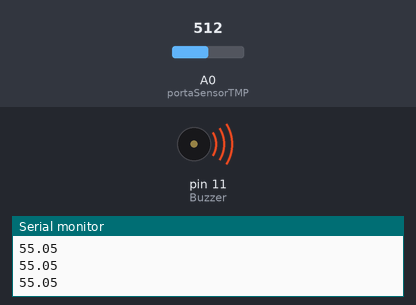
This sketch was run on a simulated Arduino Uno, built with avr-gcc and run on an emulated ATmega328P. On the bench: buzzer (waves = sounding), the last lines printed to the serial monitor. Inputs (shaded band) come from the test bench; at power-on: A0 (portaSensorTMP) = 512.

Above: at 1.2 s.
1.3 s: A0 (portaSensorTMP) set to 246
2.8 s: A0 (portaSensorTMP) set to 221
At 3.3 s:
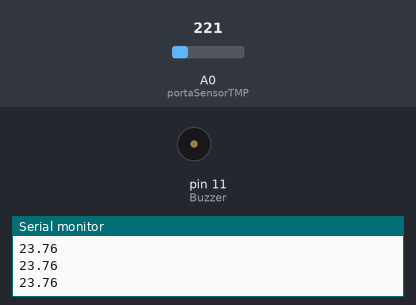
4.3 s: A0 (portaSensorTMP) set to 306
At 5.5 s:
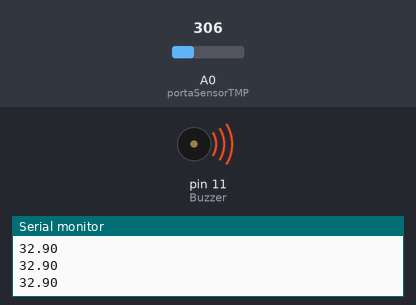
5.8 s: A0 (portaSensorTMP) set to 122
At 6.7 s:
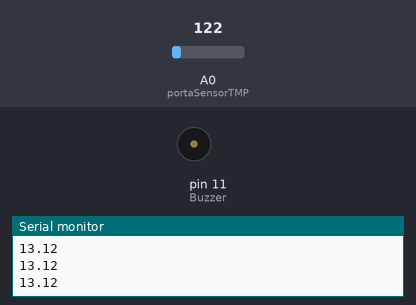
Timing chart, 0 to 8.3 s (numbered marks = the images above; inputs shaded):
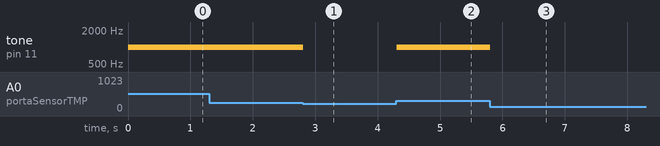

Measured:
- the behaviour switches between 233 and 232 on A0 (portaSensorTMP) (found by bisection; images 0 and 1)
- after the input at 2.8 s, tone on pin 11 (Buzzer): 1000 Hz → silent at once
- after the input at 4.3 s, tone on pin 11 (Buzzer): silent → 1000 Hz at once
- after the input at 5.8 s, tone on pin 11 (Buzzer): 1000 Hz → silent at once

The sketch:

sketch_oct06a.ino
```cpp
int valorSensorTMP;
int portaSensorTMP = A0;
float temperatura = 0;
int Buzzer = 11;

void setup()
{Serial.begin(9600);
pinMode(Buzzer, OUTPUT);
}

void loop()
{
    valorSensorTMP = analogRead(portaSensorTMP);
    temperatura = valorSensorTMP * 0.1075268817204301;
    Serial.println(temperatura);

  if (temperatura > 25)
  {tone(Buzzer, 1000);}

  if (temperatura < 25)
  {noTone(Buzzer);}

}
```
